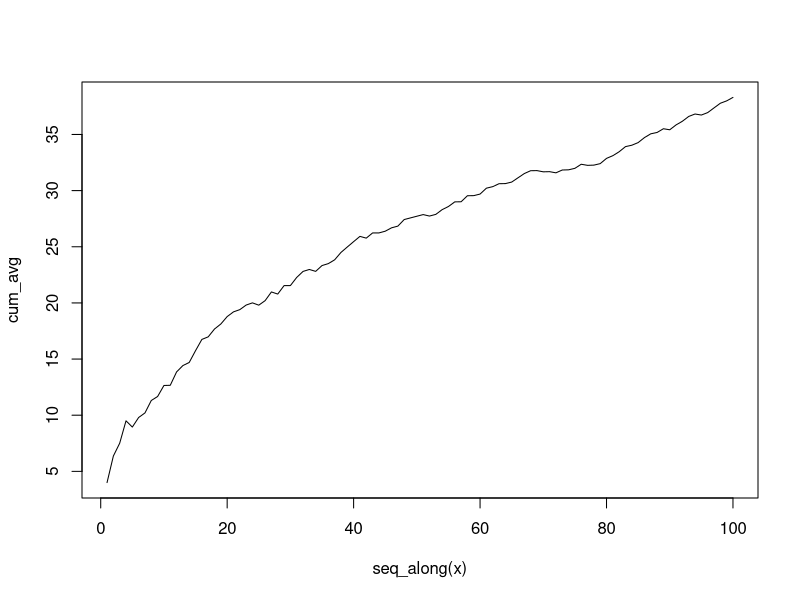

The R script that drew this image:
# Clear memory
rm(list = ls())

## Expected value of a die roll
# Hard way 
1/6 + 2/6 + 3/6 + 4/6 + 5/6 + 6/6

# 'Easy way' 
prob_vec = rep(1/6, 6)
x_vec = c(1:6)  
sum(prob_vec * x_vec)

## Showing that sample average converges 
# to expected value
n = 100
x = sample(1:6, size = n, replace = T)
cum_avg = cumsum(x) / sqrt(seq_along(x))
plot(seq_along(x), cum_avg, type = 'l')

## Expected value of squared die roll
# 'Easy way'
prob_vec = rep(1/6, 6)
x_vec = c(1:6)  
sum(prob_vec * x_vec^2)

# Q10
5.1 - 1.5^2
   
# Q12 
x_vec = c(3,4,2)
prob_vec = c(1/3, 1/5, 7/15)
sum(x_vec^2 * prob_vec)

# Q15 undo the log
exp(0.33)
